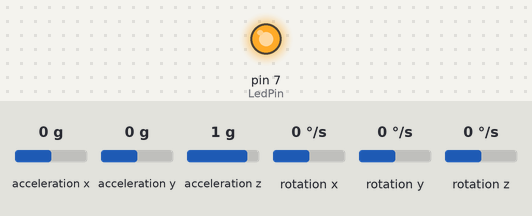
Recording of a program running on a simulated Arduino Nano, built with avr-gcc and run on an emulated ATmega328P. Parts: output pins drawn as LEDs (lit = HIGH). The inputs (shaded band) are chosen by the test bench; at power-on: rotation z 0 °/s, acceleration x 0 g, acceleration y 0 g, acceleration z 1 g, rotation x 0 °/s, rotation y 0 °/s. No radio packets arrive unless stated.

Above: at 4.2 s.
4.3 s: rotation z set to -18 °/s
7.3 s: rotation z set to -22 °/s
9.0 s: rotation z set to 9 °/s
12.0 s: rotation z set to 12 °/s
13.8 s: rotation z set to -4 °/s
16.8 s: rotation z set to -7 °/s
At 18.1 s:
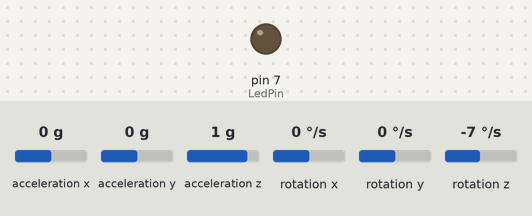
Timing chart, 0 to 19.8 s (numbered marks = the images above; inputs shaded):
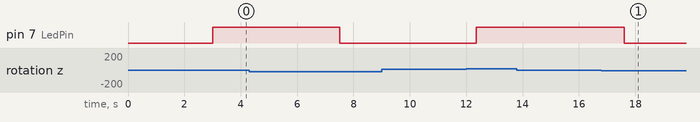

The program:

main.cpp
```cpp
#include "Arduino.h" // Default lib
#include "MPU6050_tockn.h" // For the MPU
#include <Wire.h> // Also for the MPU
#include <VirtualWire.h> // For the RF 433MHz

//#define DEBUG ; // Use for Serial verbose Debugging (comment for silent/real use)

MPU6050 mpu6050(Wire);

float roll, pitch, yaw;
const int LedPin = 7;
const int transmitPin = 12;
int led;


// Set the color for the Status LED
// 0 is off
// 1 is up and running
void setLedColor(int led_status) {
  digitalWrite(LedPin, led_status);
}

// A struct that will be sent over RF433
typedef struct {
  int action;
} Package;

// Routine called to send the package via RF433
void sendAction(int val) {
  Package mypackage;
  mypackage.action = val;
  vw_send((byte *)&mypackage, sizeof(mypackage));
  vw_wait_tx();
}

// Setup of all the various systems
void setup() {
#ifdef DEBUG
  // Set Serial for debugging
  Serial.begin(38400);
#endif

  // Set MPU
  vw_set_tx_pin(transmitPin);
  vw_setup(500);       // Bits per sec
  Wire.begin();
  mpu6050.begin();
  mpu6050.calcGyroOffsets(false);

  // Set RF 433 & Status LED
  pinMode(transmitPin, OUTPUT); // 433MHz
  pinMode(LedPin, OUTPUT); // Led

  //Once all is initialized, light up the LED
  setLedColor(1);
}

// The actual main(), that recursively checks for patterns and send
// the command to the receiver
void loop() {
  delay(80);
  mpu6050.update();

  // Yaw, pitch and roll (how is the sensor in space ?)
  pitch = mpu6050.getAngleX();
  roll = mpu6050.getAngleY();
  yaw = mpu6050.getAngleZ();

#ifdef DEBUG
  Serial.print("\tPitch: "); Serial.print(pitch);
  Serial.print("\tYaw: "); Serial.print(yaw);
  Serial.print("\tRoll: "); Serial.println(roll);
#endif
  // Check for position
  // Wand straight up
  if (pitch > 75) {
    setLedColor(0);
    sendAction(1);
  }
  // Wand straight down
  else if (pitch < -75) {
    setLedColor(0);
    sendAction(2);
  }
  // Wand swung left
  else if (yaw < -60) {
    setLedColor(0);
    sendAction(3);
  }
  // Wand swung right
  else if (yaw > 60) {
    setLedColor(0);
    sendAction(4);
  }
  else{setLedColor(1);}
}
```

Measured:
- the behaviour switches between -5 and -6 °/s on rotation z (found by bisection; images 0 and 1)
- after the input at 4.3 s, every drawn part: stays the same
- after the input at 9.0 s, every drawn part: stays the same
- after the input at 13.8 s, every drawn part: stays the same
- after the input at 16.8 s, pin 7 (LedPin): HIGH → LOW after 0.82 s instead of 1.3 s
